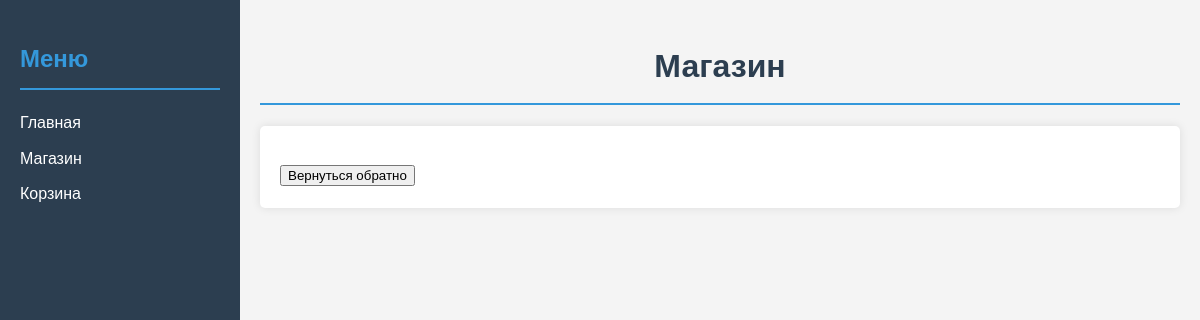
The app's page /task1/shop/, older data.
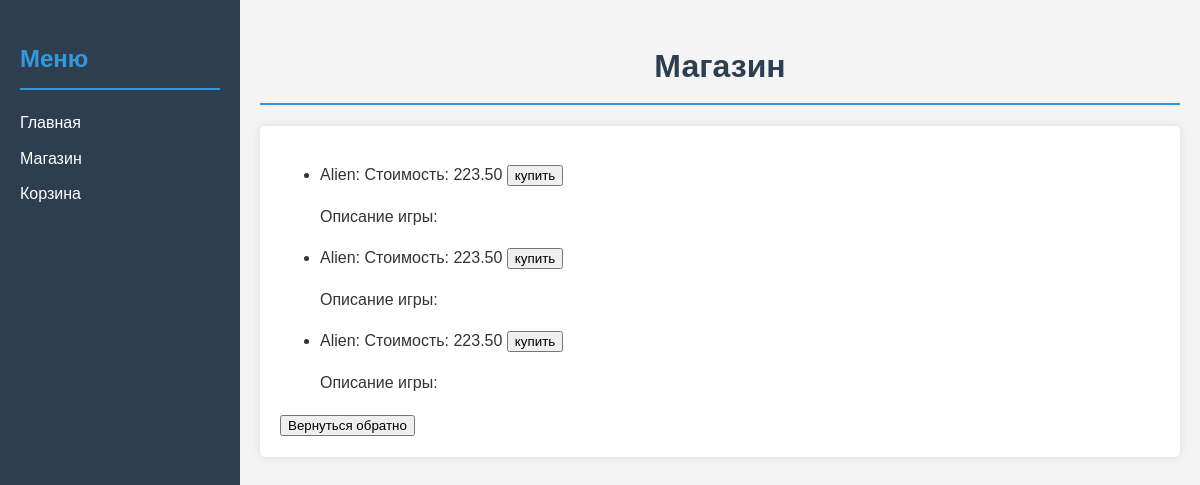
The same page, newer data.
### task1/models.py (models this page shows)
class Games(models.Model):
      id = models.AutoField(primary_key=True)
      title = models.CharField(max_length=140)
      cost = models.DecimalField(max_digits=10, decimal_places=2)
      size = models.FloatField()
      description = models.TextField()
      age_limited = models.BooleanField(default=False)
      buyer = models.ManyToManyField(Buyer, related_name='buyer')
      def __str__(self) -> str:
            return self.title

### task1/views.py (the view)
# urls.py: path('shop/', views.shop, name='shop'),
def shop(request):
      goods = Games.objects.all()
      pagename = "Магазин"
      context = {'goods':goods, 'pagename':pagename}
      return render(request, 'task1/shop.html', context)

### templates/task1/shop.html (shortened to what this page needs)
{%extends "task1/menu.html"%}
{%block pagename%}
{{pagename}}
{%endblock pagename%}
{% block content %}
 <ul>
 {%for good in goods %}
     <li>{{good}}:  Cтоимость: {{good.cost}}      <button> купить</button></li>
     <p>Описание игры: {{good.description}}</p>
 {%endfor%}
</ul>
<form action="/task1"><button>Вернуться обратно</button></form>
{% endblock content%}

Row changes from the older to the newer data that the page shows:
added Games: title "Alien", cost "223.50"
added Games: title "Alien", cost "223.50"
added Games: title "Alien", cost "223.50"
